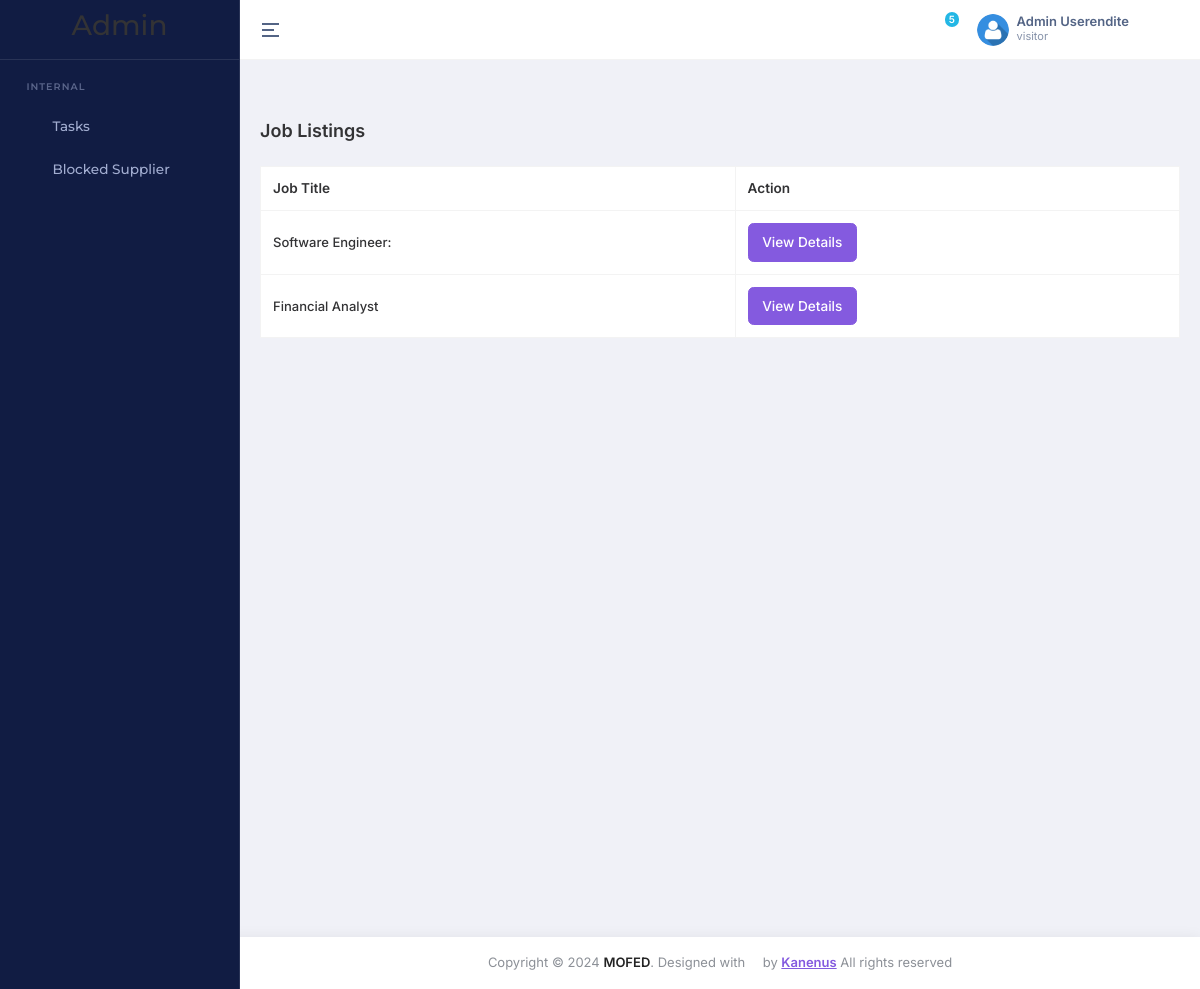
Page /vacancies/jobs/ (signed in) on the committed database.
### accounts/models.py (models this page shows)
class UserProfile(AbstractBaseUser, PermissionsMixin):
    email = models.EmailField(unique=True)
    first_name = models.CharField(('first name'), max_length=150, blank=True)
    last_name = models.CharField(('last name'), max_length=150, blank=True)
    role = models.CharField(max_length=20, choices=USER_ROLES, default='visitor')
    profile_pic = models.ImageField(upload_to='profile_pics/', null=True, blank=True)
    phonenumber = models.CharField(max_length=15, null=True, blank=True)
    groups = models.ManyToManyField(Group, blank=True, related_name='user_profiles')
    user_permissions = models.ManyToManyField(
        Permission, blank=True, related_name='user_profiles_permissions'
    )
    is_active = models.BooleanField(default=False)
    is_staff = models.BooleanField(default=False)
    is_superuser = models.BooleanField(default=False)
    status = models.CharField(max_length=100, choices=STATUS, default='Pending')
    created_date = models.DateTimeField(auto_now_add=True, editable=False)
    date_joined = models.DateTimeField(('date joined'), default=timezone.now)
    objects = MyUserManager()
    USERNAME_FIELD = 'email'
    REQUIRED_FIELDS = ['first_name', 'last_name'] # will appear at py manage.py createsuperuser thingy
    class Meta:
        ordering = ('-id',)

### vacancies/models.py (models this page shows, shortened)
class Job(models.Model):
    job_description = models.TextField(null=True, blank=True)
    job_title = models.CharField(max_length=255)
    job_type = models.CharField(max_length=50, choices=[
        ('Contract', 'Contract'),
        ('Freelance', 'Freelance'),
        ('Full Time', 'Full Time'),
        ('Part Time', 'Part Time'),
        ('Internship', 'Internship'),
    ])
    Status = models.CharField(max_length=50, choices=[
        ('Active', 'Active'),
        ('CLosed', 'Closed'),
    ])
    vacancies = models.IntegerField(choices=[
        (1, 1),
        (2, 2),
        (5, 5),
        (10, 10),
    ])
    skills = models.CharField(max_length=255)
    job_deadline = models.DateField()
    locationn = models.CharField(max_length=255, default='')  # Assuming location is a character field
    level = models.CharField(max_length=255, choices=[
        ('Junior', 'Junior'),
        ('Mid-Level', 'Mid-Level'),  # Removed extra space
        ('Senior', 'Senior'),  # Corrected capitalization
        ('Expert', 'Expert'),
    ])

### vacancies/views.py (the view)
# urls.py: path('jobs/', job_list, name='job_list'),# Updated URL pattern
def job_list(request):
    jobs = Job.objects.all()
    context = {
        'jobs': jobs,
    }
    return render(request, 'job_list.html', context)

### core/context_processors.py (called while the page is built)
def recent_news_mega(request):
    recent_news = NewsArticle.objects.order_by('-created_at')
    recent_news  = recent_news[:4] if recent_news else recent_news
    return {'recent_news_mega':recent_news}

def stgs(request):
    contact_info = ContactInfo.objects.first()
    quick_links = QuickLink.objects.all()
    pages = Pages.objects.first()
    return {
        'contact_info': contact_info,  # Include footer data in context
        'quick_links': quick_links,  # Include footer data in context
        'stg':Settings.objects.first(),
        'pages': pages
    }

### vacancies/templates/job_list.html
{% extends 'base_new_admin.html' %}
{% load static %}
{% block main %}
    <div class="main-content app-content">
        <div class="container-fluid">
            <h1 class="page-title fw-semibold fs-18 mb-4">Job Listings</h1>
            <div class="table-responsive">
                <table class="table table-bordered">
                    <thead>
                        <tr>
                            <th>Job Title</th>
                            <th>Action</th>
                        </tr>
                    </thead>
                    <tbody>
                        {% for job in jobs %}
                            <tr>
                                <td>{{ job.job_title }}</td>
                                <td>
                                    <a href="{% url 'job_detail' job.id %}" class="btn btn-primary">View Details</a>
                                </td>
                            </tr>
                        {% endfor %}
                    </tbody>
                </table>
            </div>
        </div>
    </div>
{% endblock %}

### task_manager/templates/base_new_admin.html (shortened to what this page needs)
{% load static %}
{% load menu_tags %}
{% load static cms_tags sekizai_tags  %}
<!DOCTYPE html>
<html lang="en" dir="ltr" data-nav-layout="vertical" data-theme-mode="light" data-header-styles="light" data-menu-styles="dark" data-toggled="close">
<head>
    <link id="style" href="{% static 'dashboard/libs/bootstrap/css/bootstrap.min.css' %}" rel="stylesheet" >
    <link href="{% static 'dashboard/css/styles.min.css' %}" rel="stylesheet" >
    <link href="{% static 'dashboard/css/icons.css' %}" rel="stylesheet" >
    <link href="{% static 'dashboard/libs/node-waves/waves.min.css' %}" rel="stylesheet" >
    <link href="{% static 'dashboard/libs/simplebar/simplebar.min.css' %}" rel="stylesheet" >
    <link rel="stylesheet" href="{% static 'dashboard/libs/flatpickr/flatpickr.min.css' %}">
    <link rel="stylesheet" href="{% static 'dashboard/libs/@simonwep/pickr/themes/nano.min.css' %}">
    <link rel="stylesheet" href="{% static 'dashboard/libs/jsvectormap/css/jsvectormap.min.css' %}">
    <link rel="stylesheet" href="{% static 'dashboard/libs/swiper/swiper-bundle.min.css' %}">
    <link rel="stylesheet" href="{% static 'dashboard/libs/choices.js/public/assets/styles/choices.min.css' %}">
</head>
<body>
    <div class="page">
        <header class="app-header" style="position: relative;">
            <div class="main-header-container container-fluid">
                <div class="header-content-left">
                    <div class="header-element">
                        <a aria-label="Hide Sidebar" class="sidemenu-toggle header-link animated-arrow hor-toggle horizontal-navtoggle" data-bs-toggle="sidebar" href="javascript:void(0);"><span></span></a>
                    </div>
                </div>
                <div class="header-content-right">
                    <div class="header-element header-theme-mode">
                        <a href="javascript:void(0);" class="header-link layout-setting">
                            <span class="light-layout">
                            <i class="bx bx-moon header-link-icon"></i>
                            </span>
                        </a>
                    </div>
                    <div class="header-element notifications-dropdown">
                        <a href="javascript:void(0);" class="header-link dropdown-toggle" data-bs-toggle="dropdown" data-bs-auto-close="outside" id="messageDropdown" aria-expanded="false">
                            <i class="bx bx-bell header-link-icon"></i>
                            <span class="badge bg-secondary rounded-pill header-icon-badge pulse pulse-secondary" id="notification-icon-badge">5</span>
                        </a>
                    </div>
                    <div class="header-element">
                        <a href="javascript:void(0);" class="header-link dropdown-toggle" id="mainHeaderProfile" data-bs-toggle="dropdown" data-bs-auto-close="outside" aria-expanded="false">
                            <div class="d-flex align-items-center">
                                <div class="me-sm-2 me-0">
                                    {% if user.profile_pic %}
                                    <img src="{{ user.profile_pic.url }}"  alt="img" width="32" height="32" class="rounded-circle">
                                    {% else %}
                                    <img src="{% static 'front/imgs/team/user.png' %}"  alt="img" width="32" height="32" class="rounded-circle">
                                    {% endif %}
                                </div>
                                <div class="d-sm-block d-none">
                                    <p class="fw-semibold mb-0 lh-1">{{user.first_name}}</p>
                                    <span class="op-7 fw-normal d-block fs-11">{{user.role}}</span>
                                </div>
                            </div>
                        </a>
                    </div>
                    <div class="header-element">
                        <a href="javascript:void(0);" class="header-link switcher-icon" data-bs-toggle="offcanvas" data-bs-target="#switcher-canvas">
                            <i class="bx bx-cog header-link-icon"></i>
                        </a>
                    </div>
                </div>
            </div>
        </header>
        <aside class="app-sidebar sticky" id="sidebar">
            <div class="main-sidebar-header">
                <a href="" class="header-logo">
                    <h3>Admin </h3>
                </a>
            </div>
            <div class="main-sidebar" id="sidebar-scroll">
                <nav class="main-menu-container nav nav-pills flex-column sub-open">
                    <ul class="main-menu">
                        <li class="slide__category"><span class="category-name">Internal</span></li>
                        <li class="slide has-sub">
                            <a href="javascript:void(0);" class="side-menu__item">
                                <i class="bx bx-task side-menu__icon"></i>
                                <span class="side-menu__label">Tasks</span>
                                <i class="fe fe-chevron-right side-menu__angle"></i>
                            </a>
                        </li>
                        <li class="slide">
                            <a href="{% url 'supplier_list' %}" class="side-menu__item">
                                <i class="bx bx-block side-menu__icon"></i>
                                <span class="side-menu__label">Blocked Supplier</span>
                            </a>
                        </li>
                    </ul>
                </nav>
            </div>
        </aside>
        {% block main%}{% endblock %}
        <footer class="footer mt-auto py-3 bg-white text-center">
            <div class="container">
                <span class="text-muted"> Copyright © <span id="year"></span> <a
                        href="javascript:void(0);" class="text-dark fw-semibold">MOFED</a>.
                    Designed with <span class="bi bi-heart-fill text-danger"></span> by <a href="javascript:void(0);">
                        <span class="fw-semibold text-primary text-decoration-underline">Kanenus</span>
                    </a> All
                    rights
                    reserved
                </span>
            </div>
        </footer>
    </div>
</body>
</html>

### rows in the picture
UserProfile: first_name "Admin Userendite", role "visitor"
Job: job_title "Software Engineer:"
Job: job_title "Financial Analyst"
